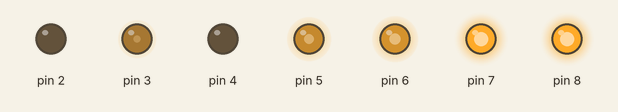
A sketch run on a simulated Arduino Uno, built with avr-gcc and run on an emulated ATmega328P. On the bench: output pins drawn as LEDs (lit = HIGH).

Above: at 0.05 s.
At 0.15 s:
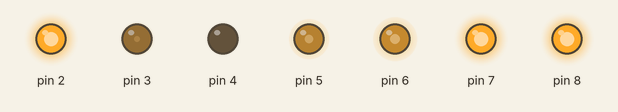
At 0.25 s:
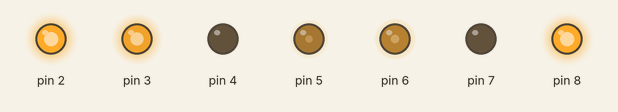
At 0.35 s:
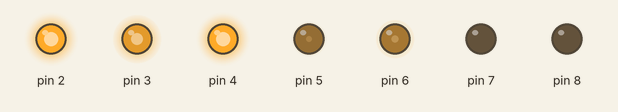
At 0.5 s:
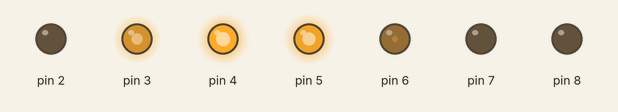
At 0.65 s:
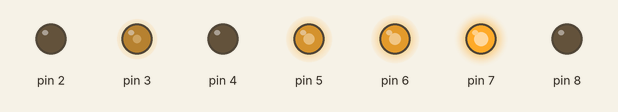
Timing chart, 0 to 3.0 s (numbered marks = the images above):
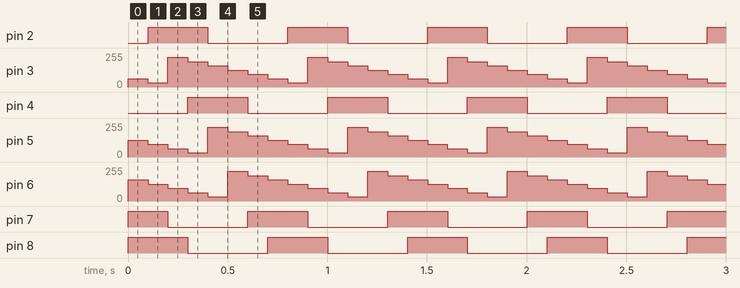

Measured:
- by itself, pin 2, pin 4, pin 8: alternates HIGH for 0.30 s and LOW for 0.40 s
- by itself, pin 3: repeats every 0.70 s: 31/255 0.10 s, 223/255 0.10 s, 191/255 0.10 s, 159/255 0.10 s, 127/255 0.10 s, 95/255 0.10 s, 63/255 0.10 s
- by itself, pin 5: repeats every 0.70 s: 95/255 0.10 s, 63/255 0.10 s, 31/255 0.10 s, 223/255 0.10 s, 191/255 0.10 s, 159/255 0.10 s, 127/255 0.10 s
- by itself, pin 6: repeats every 0.70 s: 127/255 0.10 s, 95/255 0.10 s, 63/255 0.10 s, 31/255 0.10 s, 223/255 0.10 s, 191/255 0.10 s, 159/255 0.10 s
- by itself, pin 7: repeats every 0.70 s: LOW 0.40 s, HIGH 0.30 s

The sketch:

ledbarsample.ino
```cpp
void setup() {
  // put your setup code here, to run once:
  pinMode(2, OUTPUT);
  pinMode(3, OUTPUT);
  pinMode(4, OUTPUT);
  pinMode(5, OUTPUT);
  pinMode(6, OUTPUT);
  pinMode(7, OUTPUT);
  pinMode(8, OUTPUT);
}

void loop() {
  // put your main code here, to run repeatedly:

 for (int i = 0; i < 7; i++) {
  for (int p = 0; p < 7; p++) {
    analogWrite(((p + i) % 7) + 2, (32 * (p + 1)) - 1);
  }
  delay(100);
 }
}
```
